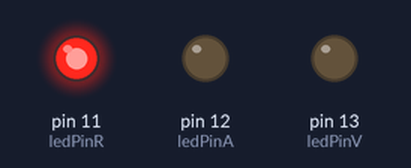
Simulated run of this sketch. Board: Arduino Uno, built with avr-gcc and run on an emulated ATmega328P. On the bench: output pins drawn as LEDs (lit = HIGH).

Above: at 0.7 s.
At 2.2 s:
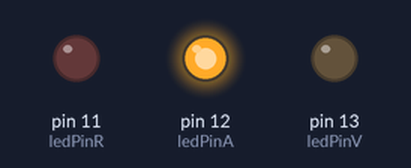
At 3.7 s:
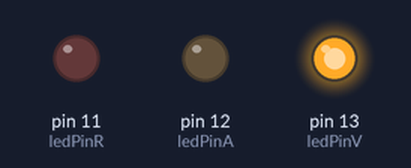
Timing chart, 0 to 5.9 s (numbered marks = the images above):
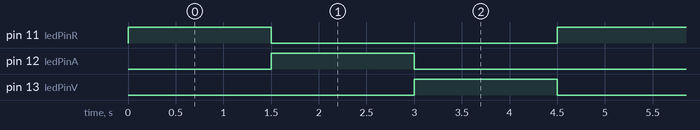

Measured:
- by itself, pin 11 (ledPinR), pin 12 (ledPinA), pin 13 (ledPinV): alternates HIGH for 1.5 s and LOW for 3.0 s
- by itself, everything shown: repeats every 4.5 s, in 3 steps

The sketch:

ejer1_modif.ino
```cpp
const int ledPinR = 11; // LED Rojo
const int ledPinA = 12; // LED Amarillo
const int ledPinV = 13; // LED Verde

void setup() {
 pinMode(ledPinR, OUTPUT);
 pinMode(ledPinA, OUTPUT);
 pinMode(ledPinV, OUTPUT);

}

void loop() {
  // Encender Rojo, resto apagado
  digitalWrite(ledPinR, HIGH); // LED Rojo
  digitalWrite(ledPinA, LOW); // LED Amarillo
  digitalWrite(ledPinV, LOW); // LED Verde
  delay(1500);

  // Encender Amarillo, resto apagado
  digitalWrite(ledPinA, HIGH); // LED Amarillo
  digitalWrite(ledPinR, LOW); // LED Rojo
  digitalWrite(ledPinV, LOW); // LED Verde
  delay(1500);


  // Encender Verde, resto apagado
  digitalWrite(ledPinV, HIGH); // LED Verde
  digitalWrite(ledPinR, LOW); // LED Rojo
  digitalWrite(ledPinA, LOW); // LED Amarillo
  delay(1500);
}
```
